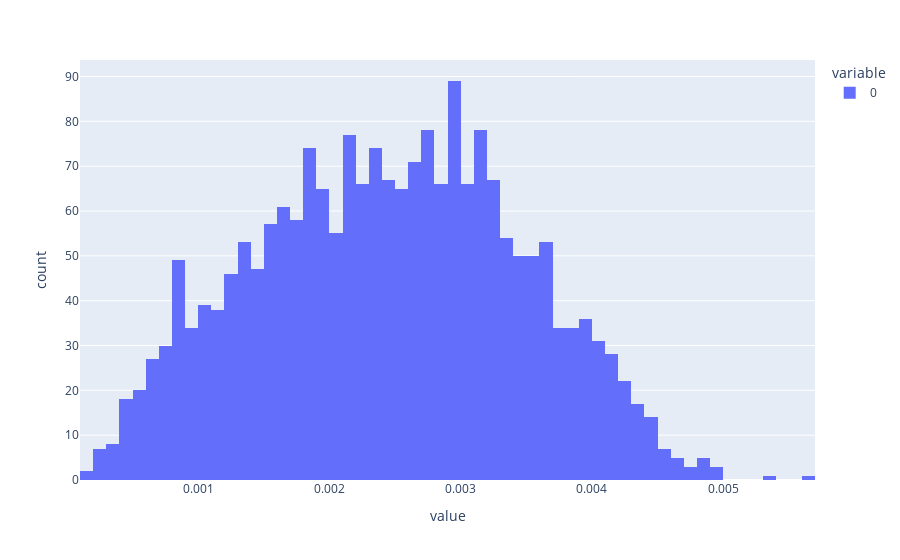

Notebook cell for this chart:
### Code cell
px.histogram(H2_list)

### Figure 1 — Plotly figure (JSON) as saved in the notebook; plotly's stock layout.template omitted (floating-point values rounded to 4 significant figures; data arrays with more than 128 entries replaced by an {"elided": "..."} marker saying what was removed)
{"data": [{"alignmentgroup": "True", "bingroup": "x", "hovertemplate": "variable=0<br>value=%{x}<br>count=%{y}<extra></extra>", "legendgroup": "0", "marker": {"color": "#636efa"}, "name": "0", "offsetgroup": "0", "orientation": "v", "showlegend": true, "type": "histogram", "x": {"elided": "2100 float values"}, "xaxis": "x", "yaxis": "y"}], "layout": {"barmode": "relative", "legend": {"title": {"text": "variable"}, "tracegroupgap": 0}, "margin": {"t": 60}, "xaxis": {"anchor": "y", "domain": [0, 1], "title": {"text": "value"}}, "yaxis": {"anchor": "x", "domain": [0, 1], "title": {"text": "count"}}}}
